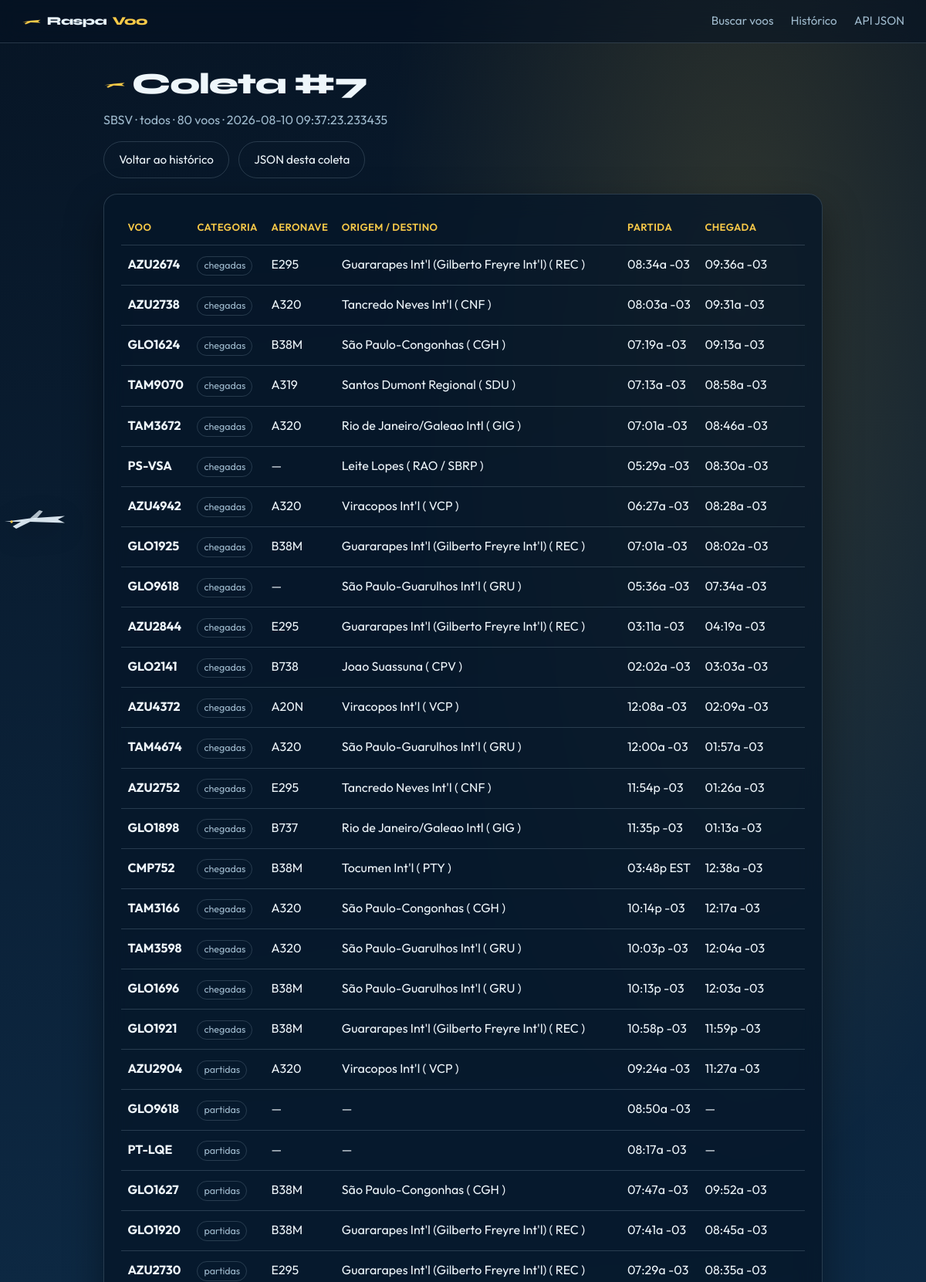
The page /historico/7 (upper part) on the database its author committed.
### models/coleta_voo.py (models this page shows, shortened)
class ColetaVoo(ModeloBase):
    __bind_key__ = "historico"
    __tablename__ = "coletas_voo"
    fonte = db.Column(db.String(255), nullable=False)
    aeroporto = db.Column(db.String(10), nullable=False)
    tipo_busca = db.Column(db.String(20), nullable=False)
    total = db.Column(db.Integer, nullable=False, default=0)
    voos = db.relationship(
        "VooInfo",
        back_populates="coleta",
        cascade="all, delete-orphan",
    )

### models/voo_info.py (models this page shows, shortened)
class VooInfo(ModeloBase):
    __bind_key__ = "historico"
    __tablename__ = "voos_info"
    coleta_id = db.Column(
        db.Integer,
        db.ForeignKey("coletas_voo.id"),
        nullable=False,
    )
    categoria = db.Column(db.String(40), nullable=False)
    identificacao = db.Column(db.String(40), nullable=False)
    tipo_aeronave = db.Column(db.String(40))
    local = db.Column(db.String(200))
    partida = db.Column(db.String(80))
    chegada = db.Column(db.String(80))
    coleta = db.relationship("ColetaVoo", back_populates="voos")

### controllers/site_controller.py (the view)
@site_bp.route("/historico/<int:coleta_id>")
def detalhe_coleta(coleta_id: int):
    coleta = db.session.get(ColetaVoo, coleta_id)
    if not coleta:
        flash("Coleta não encontrada.", "erro")
        return redirect(url_for("site.historico"))
    return render_template("detalhe_coleta.html", coleta=coleta)

### views/templates/detalhe_coleta.html (shortened to what this page needs)
{% extends "layout.html" %}
{% block content %}
<section class="topo-pagina">
    <h1>
        <svg class="titulo-aviao" viewBox="0 0 48 20" aria-hidden="true">
            <path d="M2 12 L22 9 L46 7 L40 11 L46 14 L22 13 L10 18 L7 16 L14 12 Z" fill="currentColor"/>
        </svg>
        Coleta #{{ coleta.id }}
    </h1>
    <p class="subtitulo">
        {{ coleta.aeroporto }} · {{ coleta.tipo_busca }} · {{ coleta.total }} voos · {{ coleta.data_criacao }}
    </p>
    <div class="hero-actions">
        <a class="btn" href="{{ url_for('site.historico') }}">Voltar ao histórico</a>
        <a class="btn" href="/api/historico/coletas/{{ coleta.id }}" target="_blank">JSON desta coleta</a>
    </div>
</section>
<section class="painel" style="margin-top: 1.25rem;">
    {% if coleta.voos %}
    <div class="tabela-wrap">
        <table class="tabela">
            <thead>
                <tr>
                    <th>Voo</th>
                    <th>Categoria</th>
                    <th>Aeronave</th>
                    <th>Origem / Destino</th>
                    <th>Partida</th>
                    <th>Chegada</th>
                </tr>
            </thead>
            <tbody>
                {% for v in coleta.voos %}
                <tr>
                    <td><strong>{{ v.identificacao }}</strong></td>
                    <td><span class="tag">{{ v.categoria }}</span></td>
                    <td>{{ v.tipo_aeronave or "—" }}</td>
                    <td>{{ v.local or "—" }}</td>
                    <td>{{ v.partida or "—" }}</td>
                    <td>{{ v.chegada or "—" }}</td>
                </tr>
                {% endfor %}
            </tbody>
        </table>
    </div>
    {% else %}
    <p class="vazio">Esta coleta não tem voos.</p>
    {% endif %}
</section>
{% endblock %}

### views/static/css/style.css (style rules this page uses)
* { box-sizing: border-box; }
:root { --ceu-alto: #071525; --ceu-meio: #0f2f4d; --horizonte: #1a5a7a; --pista: #f7c948; --pista-clara: #ffe08a; --nuvem: #e8f4fc; --texto: #eef6fb; --texto-suave: #9eb9cc; --painel: rgba(6, 22, 40, 0.78); --borda: rgba(158, 185, 204, 0.22); --erro: #ff8a7a; --sucesso: #5eead4; --sombra: 0 20px 50px rgba(0, 0, 0, 0.4); }
body { margin: 0; min-height: 100vh; font-family: "Outfit", sans-serif; color: var(--texto); background: radial-gradient(ellipse 70% 45% at 80% 8%, rgba(247, 201, 72, 0.16), transparent 55%), radial-gradient(ellipse 50% 35% at 10% 90%, rgba(26, 90, 122, 0.45), transparent 60%), linear-gradient(175deg, var(--ceu-alto) 0%, var(--ceu-meio) 48%, var(--horizonte) 100%); background-attachment: fixed; line-height: 1.5; overflow-x: hidden; }
.topo-pagina { animation: fade-up 0.55s ease both; margin-bottom: 0.5rem; }
.topo-pagina h1 { display: flex; align-items: center; gap: 0.5rem; font-family: "Syne", sans-serif; font-weight: 800; font-size: clamp(1.8rem, 4vw, 2.4rem); margin: 0 0 0.35rem; letter-spacing: -0.03em; }
.titulo-aviao { width: 1.8rem; color: var(--pista); flex-shrink: 0; }
.subtitulo { color: var(--texto-suave); margin: 0 0 1rem; }
.hero-actions { display: flex; flex-wrap: wrap; gap: 0.75rem; }
.painel { background: var(--painel); border: 1px solid var(--borda); border-radius: 18px; padding: 1.35rem; box-shadow: var(--sombra); backdrop-filter: blur(14px); animation: fade-up 0.75s ease both; }
.btn { display: inline-block; padding: 0.72rem 1.2rem; background: transparent; color: var(--texto); text-decoration: none; border: 1px solid var(--borda); border-radius: 999px; font-size: 0.95rem; font-family: inherit; cursor: pointer; transition: background 0.2s, border-color 0.2s, transform 0.15s; white-space: nowrap; }
.tabela-wrap { overflow-x: auto; }
.tabela { width: 100%; border-collapse: collapse; }
.tabela th, .tabela td { padding: 0.75rem 0.55rem; text-align: left; border-bottom: 1px solid var(--borda); vertical-align: top; }
.tabela th { color: var(--pista); font-weight: 600; font-size: 0.82rem; text-transform: uppercase; letter-spacing: 0.03em; }
.tag { display: inline-block; padding: 0.15rem 0.5rem; border-radius: 999px; border: 1px solid var(--borda); font-size: 0.78rem; color: var(--texto-suave); white-space: nowrap; }

### rows shown on the page
ColetaVoo: id "7", aeroporto "SBSV", tipo_busca "todos", total "80", data_criacao "2026-08-10 09:37:23.233435"
VooInfo: identificacao "AZU2674", categoria "chegadas", tipo_aeronave "E295", local "Guararapes Int'l (Gilberto Freyre Int'l) ( REC )", partida "08:34a -03", chegada "09:36a -03"
VooInfo: identificacao "AZU2738", categoria "chegadas", tipo_aeronave "A320", local "Tancredo Neves Int'l ( CNF )", partida "08:03a -03", chegada "09:31a -03"
VooInfo: identificacao "GLO1624", categoria "chegadas", tipo_aeronave "B38M", local "São Paulo-Congonhas ( CGH )", partida "07:19a -03", chegada "09:13a -03"
VooInfo: identificacao "TAM9070", categoria "chegadas", tipo_aeronave "A319", local "Santos Dumont Regional ( SDU )", partida "07:13a -03", chegada "08:58a -03"
VooInfo: identificacao "TAM3672", categoria "chegadas", tipo_aeronave "A320", local "Rio de Janeiro/Galeao Intl ( GIG )", partida "07:01a -03", chegada "08:46a -03"
VooInfo: identificacao "PS-VSA", categoria "chegadas", tipo_aeronave "—", local "Leite Lopes ( RAO / SBRP )", partida "05:29a -03", chegada "08:30a -03"
VooInfo: identificacao "AZU4942", categoria "chegadas", tipo_aeronave "A320", local "Viracopos Int'l ( VCP )", partida "06:27a -03", chegada "08:28a -03"
VooInfo: identificacao "GLO1925", categoria "chegadas", tipo_aeronave "B38M", local "Guararapes Int'l (Gilberto Freyre Int'l) ( REC )", partida "07:01a -03", chegada "08:02a -03"
VooInfo: identificacao "GLO9618", categoria "chegadas", tipo_aeronave "—", local "São Paulo-Guarulhos Int'l ( GRU )", partida "05:36a -03", chegada "07:34a -03"
VooInfo: identificacao "AZU2844", categoria "chegadas", tipo_aeronave "E295", local "Guararapes Int'l (Gilberto Freyre Int'l) ( REC )", partida "03:11a -03", chegada "04:19a -03"
VooInfo: identificacao "GLO2141", categoria "chegadas", tipo_aeronave "B738", local "Joao Suassuna ( CPV )", partida "02:02a -03", chegada "03:03a -03"
VooInfo: identificacao "AZU4372", categoria "chegadas", tipo_aeronave "A20N", local "Viracopos Int'l ( VCP )", partida "12:08a -03", chegada "02:09a -03"
VooInfo: identificacao "TAM4674", categoria "chegadas", tipo_aeronave "A320", local "São Paulo-Guarulhos Int'l ( GRU )", partida "12:00a -03", chegada "01:57a -03"
VooInfo: identificacao "AZU2752", categoria "chegadas", tipo_aeronave "E295", local "Tancredo Neves Int'l ( CNF )", partida "11:54p -03", chegada "01:26a -03"
VooInfo: identificacao "GLO1898", categoria "chegadas", tipo_aeronave "B737", local "Rio de Janeiro/Galeao Intl ( GIG )", partida "11:35p -03", chegada "01:13a -03"
VooInfo: identificacao "CMP752", categoria "chegadas", tipo_aeronave "B38M", local "Tocumen Int'l ( PTY )", partida "03:48p EST", chegada "12:38a -03"
VooInfo: identificacao "TAM3166", categoria "chegadas", tipo_aeronave "A320", local "São Paulo-Congonhas ( CGH )", partida "10:14p -03", chegada "12:17a -03"
VooInfo: identificacao "TAM3598", categoria "chegadas", tipo_aeronave "A320", local "São Paulo-Guarulhos Int'l ( GRU )", partida "10:03p -03", chegada "12:04a -03"
VooInfo: identificacao "GLO1696", categoria "chegadas", tipo_aeronave "B38M", local "São Paulo-Guarulhos Int'l ( GRU )", partida "10:13p -03", chegada "12:03a -03"
VooInfo: identificacao "GLO1921", categoria "chegadas", tipo_aeronave "B38M", local "Guararapes Int'l (Gilberto Freyre Int'l) ( REC )", partida "10:58p -03", chegada "11:59p -03"
VooInfo: identificacao "AZU2904", categoria "partidas", tipo_aeronave "A320", local "Viracopos Int'l ( VCP )", partida "09:24a -03", chegada "11:27a -03"
VooInfo: identificacao "GLO9618", categoria "partidas", tipo_aeronave "—", local "—", partida "08:50a -03", chegada "—"
VooInfo: identificacao "PT-LQE", categoria "partidas", tipo_aeronave "—", local "—", partida "08:17a -03", chegada "—"
VooInfo: identificacao "GLO1627", categoria "partidas", tipo_aeronave "B38M", local "São Paulo-Congonhas ( CGH )", partida "07:47a -03", chegada "09:52a -03"
VooInfo: identificacao "GLO1920", categoria "partidas", tipo_aeronave "B38M", local "Guararapes Int'l (Gilberto Freyre Int'l) ( REC )", partida "07:41a -03", chegada "08:45a -03"
VooInfo: identificacao "AZU2730", categoria "partidas", tipo_aeronave "E295", local "Guararapes Int'l (Gilberto Freyre Int'l) ( REC )", partida "07:29a -03", chegada "08:35a -03"
